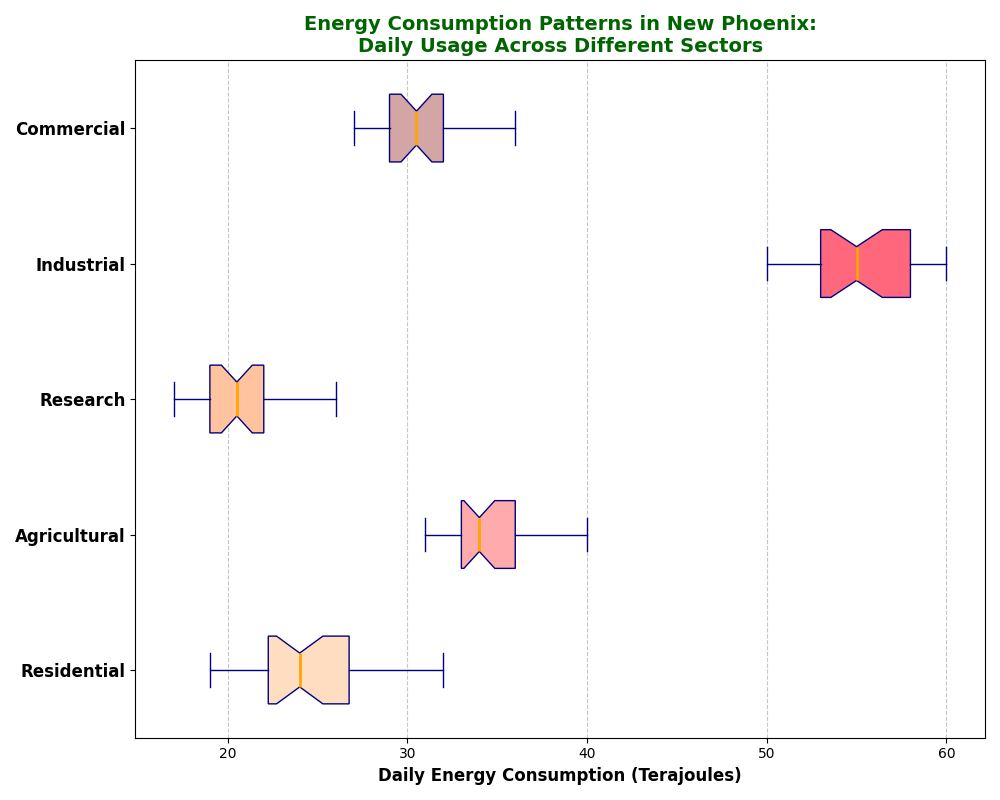

Here is the Python script that generated this plot:
import matplotlib.pyplot as plt
import numpy as np

# Data representing daily energy consumption (in terajoules) over a month for each sector
residential = [22, 24, 21, 23, 25, 30, 22, 23, 19, 24, 25, 26, 21, 23, 24, 24, 27, 29, 30, 32, 28, 23, 21, 22, 23, 24, 28, 27, 22, 24]
agricultural = [35, 32, 33, 34, 31, 38, 37, 34, 35, 33, 36, 38, 32, 31, 33, 34, 38, 40, 36, 37, 35, 34, 33, 32, 31, 39, 36, 34, 33, 32]
research = [18, 19, 20, 21, 22, 17, 18, 19, 25, 24, 23, 26, 20, 21, 18, 19, 22, 21, 20, 24, 25, 26, 21, 22, 20, 19, 18, 22, 20, 19]
industrial = [50, 55, 53, 52, 51, 58, 60, 59, 57, 56, 54, 52, 53, 55, 50, 51, 59, 58, 60, 57, 56, 58, 59, 60, 55, 53, 52, 54, 55, 56]
commercial = [28, 29, 30, 31, 29, 32, 31, 30, 33, 34, 28, 29, 27, 30, 31, 35, 36, 34, 33, 32, 31, 30, 29, 32, 34, 30, 29, 28, 31, 30]

# Sector labels
sectors = ["Residential", "Agricultural", "Research", "Industrial", "Commercial"]

# Create a single subplot for the Box Plot
fig, ax = plt.subplots(figsize=(10, 8))

# Box Plot
box = ax.boxplot([residential, agricultural, research, industrial, commercial], vert=False, patch_artist=True, notch=True,
                 boxprops=dict(facecolor='lightblue', color='navy'),
                 whiskerprops=dict(color='navy'),
                 capprops=dict(color='navy'),
                 flierprops=dict(marker='o', color='red', markersize=8, alpha=0.6),
                 medianprops=dict(color='orange', linewidth=2))

colors = ['#FFDDC1', '#FFABAB', '#FFC3A0', '#FF677D', '#D4A5A5']
for patch, color in zip(box['boxes'], colors):
    patch.set_facecolor(color)

ax.set_title('Energy Consumption Patterns in New Phoenix:\nDaily Usage Across Different Sectors', fontsize=14, fontweight='bold', color='darkgreen')
ax.set_xlabel('Daily Energy Consumption (Terajoules)', fontsize=12, fontweight='bold')
ax.set_yticks(np.arange(1, len(sectors) + 1))
ax.set_yticklabels(sectors, fontsize=12, fontweight='bold')
ax.grid(axis='x', linestyle='--', alpha=0.7)

# Adjust layout
plt.tight_layout()

# Display the plot
plt.show()
